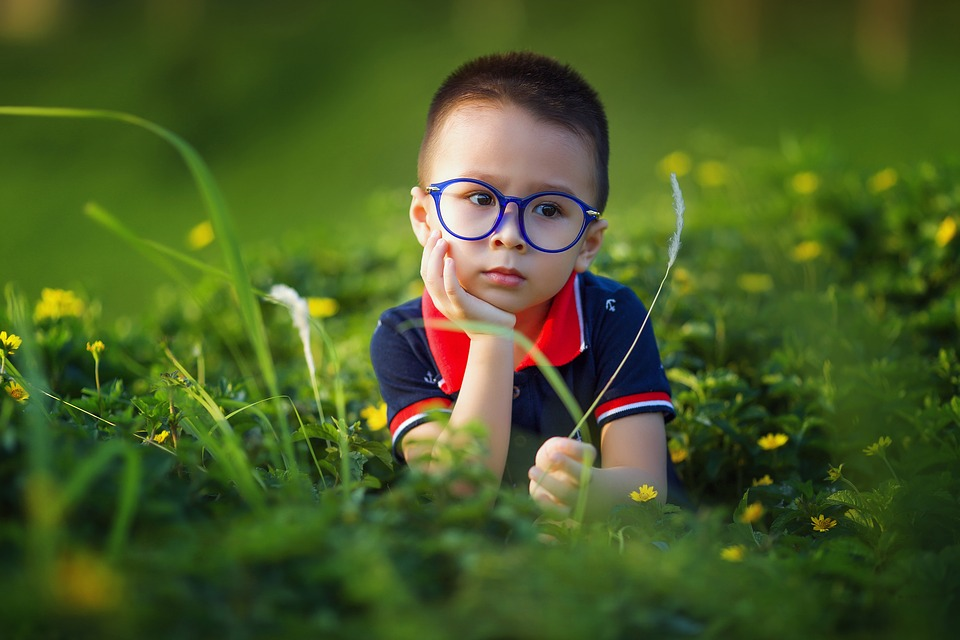
#> input picture kid.jpg, 960 x 640 px
$ python color_filter.py   (older library calls are emulated)
#> lines starting #> are read from the running program, lines starting #| are printed output that depends on the picture
# Color image filtering

import numpy as np
from matplotlib import pyplot as plt
from scipy import misc, signal


def convolve(x, h):
    (row1, col1) = x.shape
    (row2, col2) = h.shape

    convolved_image = np.zeros((row1 + row2 - 1, col1 + col2 - 1))

    h = h[::-1,::-1]

    b = np.lib.pad(x, [(row2 - 1, row2 - 1), (col2 - 1, col2 - 1)], mode='constant')

    for i in range(row1 + row2 - 1):
        for j in range(col1 + col2 - 1):
            k = b[i:i+row2, j:j+col2]
            temp = k * h
            convolved_image[i, j] = np.sum(temp)

    return convolved_image

def show_images(image1, image2, title1, title2):
    f, a = plt.subplots(1, 2)
    a[0].imshow(image1)
    a[0].set_title(title1)
    a[1].imshow(image2)
    a[1].set_title(title2)
    plt.show()
# Load the  rgb image
rgb_image = misc.imread('kid.jpg')
#> rgb_image is the input picture: shape (640, 960, 3); mean R, G, B 72.1, 91, 37.2
(row,col,_)=rgb_image.shape
#> row = 640; col = 960
# Generate averaging filter
averaging_filter = np.ones((3, 3)) / 9.0

# Separate RGB into components
R = rgb_image[:, :, 0]
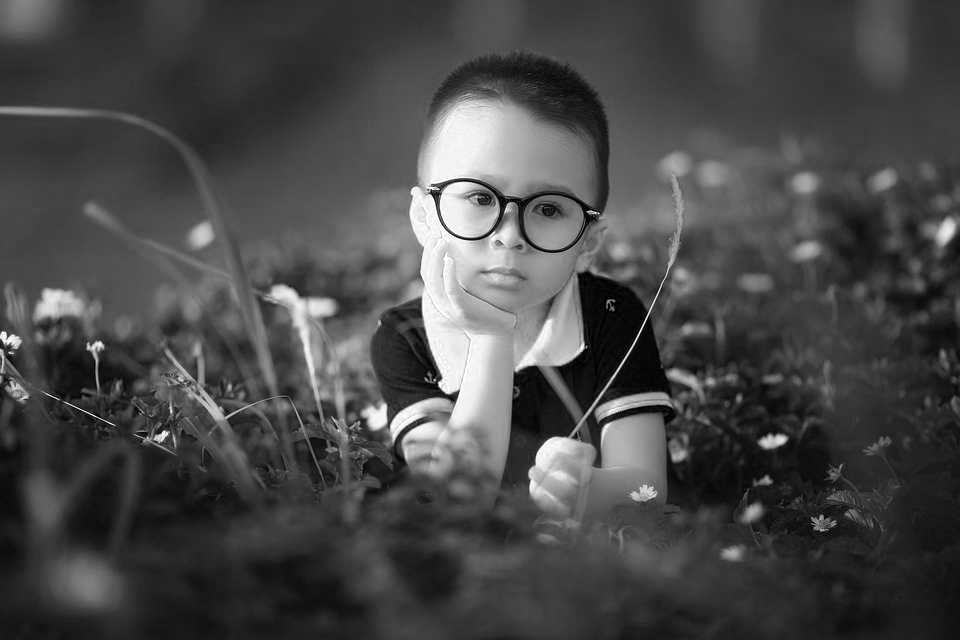
#> R: shape (640, 960); min 0, max 255, mean 72.1
G = rgb_image[:, :, 1]
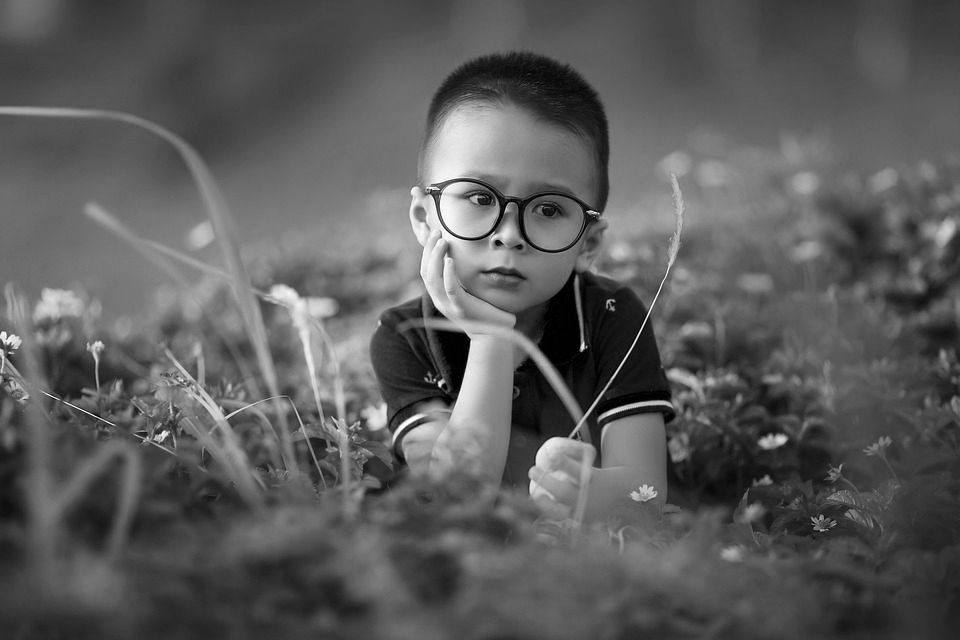
#> G: shape (640, 960); min 0, max 255, mean 91
B = rgb_image[:, :, 2]
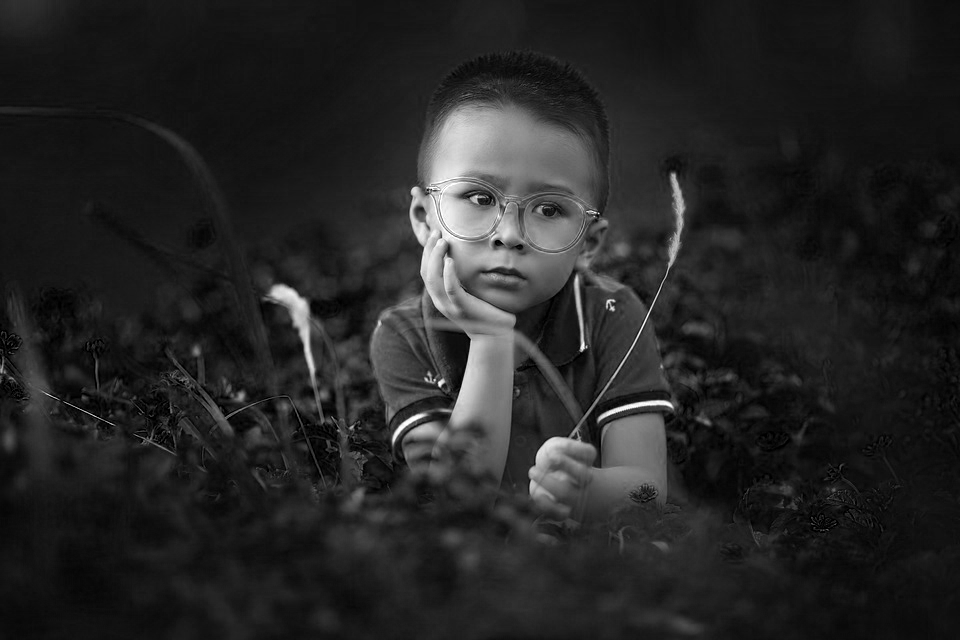
#> B: shape (640, 960); min 0, max 255, mean 37.2

averaged_R = convolve(R, averaging_filter)
averaged_G = convolve(G, averaging_filter)
#> in convolve (call 2), `b = np.lib.pad(x, [(row2 - 1, row2 - 1), (col2 - 1, col2 - 1)], mode='..`:
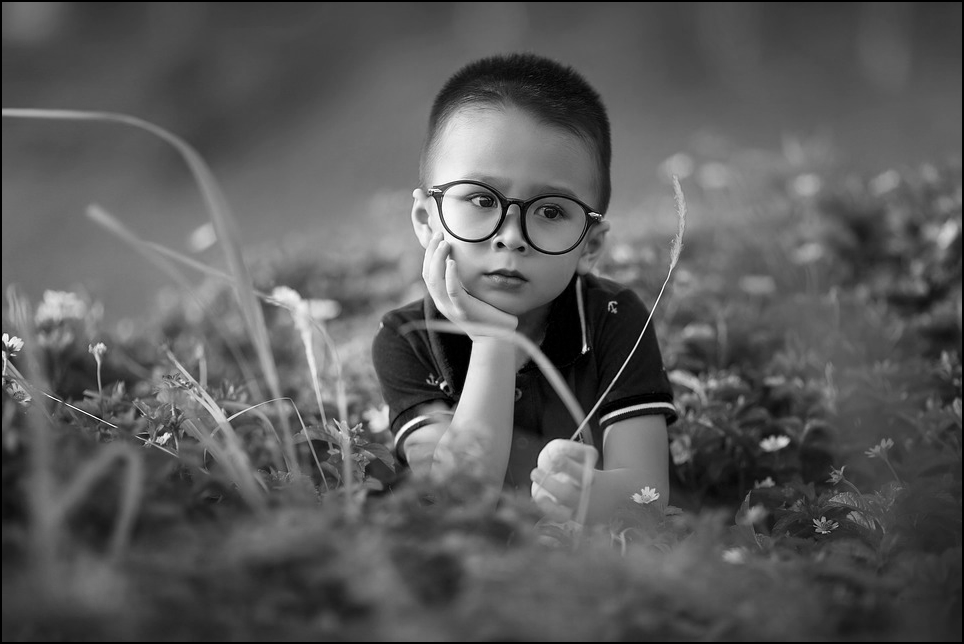
#> b: shape (644, 964); min 0, max 255, mean 90.1
averaged_B = convolve(B, averaging_filter)


# Combine RGB values into a single image
averaged_image= np.zeros((row+2,col+2,3))
averaged_image[:, :, 0] = averaged_R
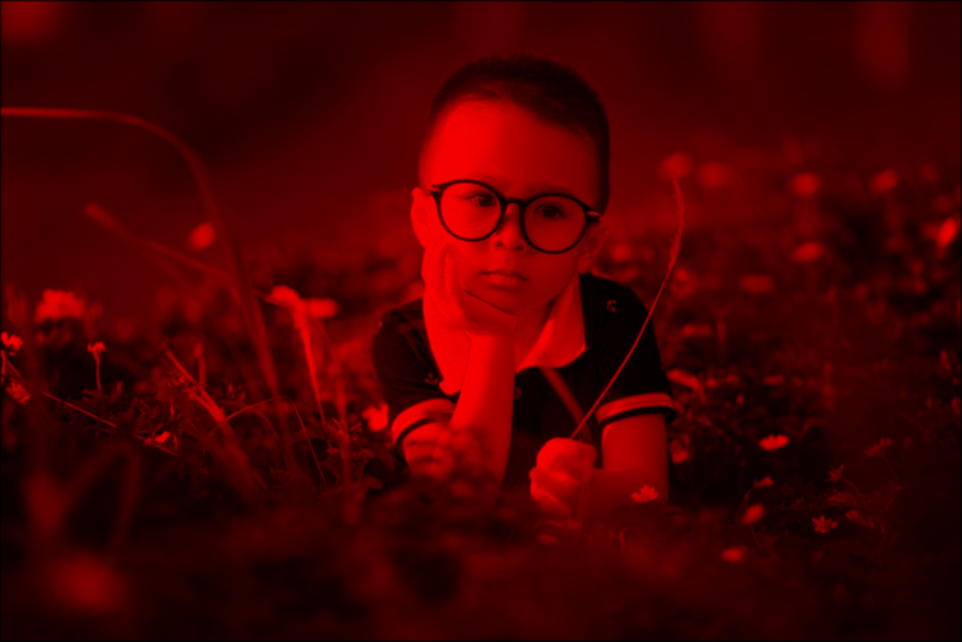
#> averaged_image: shape (642, 962, 3) float64; mean of channels 0, 1, 2 71.7, 0, 0; drawn as R, G, B
averaged_image[:, :, 1] = averaged_G
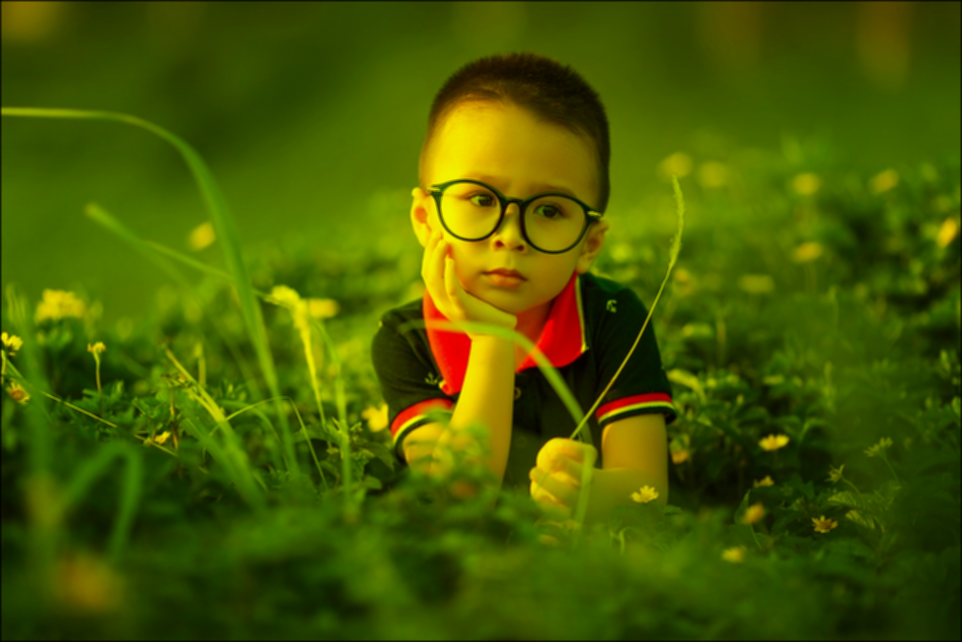
#> averaged_image: shape (642, 962, 3) float64; mean of channels 0, 1, 2 71.7, 90.6, 0; drawn as R, G, B
averaged_image[:, :, 2] = averaged_B


show_images(rgb_image,averaged_image.astype(np.uint8), 'RGB', 'Filtered Image')
#> in show_images, `plt.show()`:
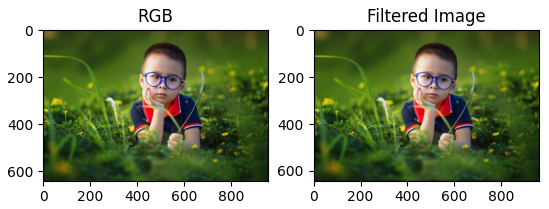
#> figure drawn by matplotlib, 2 panels
